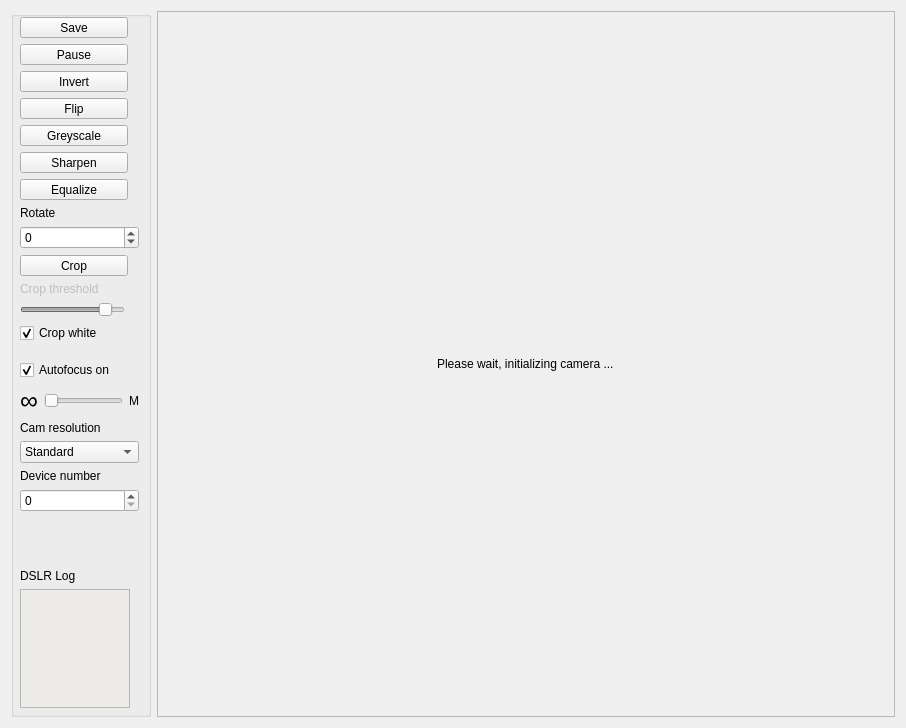
<?xml version="1.0" encoding="UTF-8"?>
<ui version="4.0">
 <class>Dialog</class>
 <widget class="QDialog" name="Dialog">
  <property name="geometry">
   <rect>
    <x>0</x>
    <y>0</y>
    <width>906</width>
    <height>728</height>
   </rect>
  </property>
  <property name="sizePolicy">
   <sizepolicy hsizetype="Expanding" vsizetype="Expanding">
    <horstretch>0</horstretch>
    <verstretch>0</verstretch>
   </sizepolicy>
  </property>
  <property name="windowTitle">
   <string>NegativeViewer 2.0 (c) Johannes Biermann</string>
  </property>
  <layout class="QHBoxLayout" name="horizontalLayout">
   <item>
    <widget class="QGroupBox" name="defaultGroupBox">
     <property name="sizePolicy">
      <sizepolicy hsizetype="Expanding" vsizetype="Expanding">
       <horstretch>0</horstretch>
       <verstretch>0</verstretch>
      </sizepolicy>
     </property>
     <property name="maximumSize">
      <size>
       <width>140</width>
       <height>16777215</height>
      </size>
     </property>
     <property name="title">
      <string/>
     </property>
     <layout class="QVBoxLayout" name="verticalLayout_2">
      <property name="leftMargin">
       <number>6</number>
      </property>
      <property name="topMargin">
       <number>0</number>
      </property>
      <property name="rightMargin">
       <number>9</number>
      </property>
      <property name="bottomMargin">
       <number>6</number>
      </property>
      <item>
       <widget class="QToolButton" name="btnSave">
        <property name="sizePolicy">
         <sizepolicy hsizetype="Fixed" vsizetype="Fixed">
          <horstretch>0</horstretch>
          <verstretch>0</verstretch>
         </sizepolicy>
        </property>
        <property name="styleSheet">
         <string notr="true">width: 100%;</string>
        </property>
        <property name="text">
         <string>Save</string>
        </property>
        <property name="icon">
         <iconset resource="qtressource.qrc">
          <normaloff>:/appimages/led-icons/drive_disk.png</normaloff>:/appimages/led-icons/drive_disk.png</iconset>
        </property>
        <property name="toolButtonStyle">
         <enum>Qt::ToolButtonTextBesideIcon</enum>
        </property>
       </widget>
      </item>
      <item>
       <widget class="QToolButton" name="btnPauseOrResume">
        <property name="styleSheet">
         <string notr="true">width: 100%;</string>
        </property>
        <property name="text">
         <string>Pause</string>
        </property>
        <property name="icon">
         <iconset resource="qtressource.qrc">
          <normaloff>:/appimages/led-icons/control_pause.png</normaloff>:/appimages/led-icons/control_pause.png</iconset>
        </property>
        <property name="checkable">
         <bool>true</bool>
        </property>
        <property name="toolButtonStyle">
         <enum>Qt::ToolButtonTextBesideIcon</enum>
        </property>
       </widget>
      </item>
      <item>
       <widget class="QToolButton" name="btnInvert">
        <property name="styleSheet">
         <string notr="true">width: 100%;</string>
        </property>
        <property name="text">
         <string>Invert</string>
        </property>
        <property name="icon">
         <iconset resource="qtressource.qrc">
          <normaloff>:/appimages/led-icons/invert.png</normaloff>:/appimages/led-icons/invert.png</iconset>
        </property>
        <property name="checkable">
         <bool>true</bool>
        </property>
        <property name="toolButtonStyle">
         <enum>Qt::ToolButtonTextBesideIcon</enum>
        </property>
       </widget>
      </item>
      <item>
       <widget class="QToolButton" name="btnFlip">
        <property name="styleSheet">
         <string notr="true">width: 100%;</string>
        </property>
        <property name="text">
         <string>Flip</string>
        </property>
        <property name="icon">
         <iconset resource="qtressource.qrc">
          <normaloff>:/appimages/led-icons/shape_flip_vertical.png</normaloff>:/appimages/led-icons/shape_flip_vertical.png</iconset>
        </property>
        <property name="checkable">
         <bool>true</bool>
        </property>
        <property name="toolButtonStyle">
         <enum>Qt::ToolButtonTextBesideIcon</enum>
        </property>
       </widget>
      </item>
      <item>
       <widget class="QToolButton" name="chkGreyscale">
        <property name="styleSheet">
         <string notr="true">width: 100%;</string>
        </property>
        <property name="text">
         <string>Greyscale</string>
        </property>
        <property name="icon">
         <iconset resource="qtressource.qrc">
          <normaloff>:/appimages/led-icons/color_swatch_2_grey.png</normaloff>:/appimages/led-icons/color_swatch_2_grey.png</iconset>
        </property>
        <property name="checkable">
         <bool>true</bool>
        </property>
        <property name="toolButtonStyle">
         <enum>Qt::ToolButtonTextBesideIcon</enum>
        </property>
       </widget>
      </item>
      <item>
       <widget class="QToolButton" name="chkSharpen">
        <property name="styleSheet">
         <string notr="true">width: 100%;</string>
        </property>
        <property name="text">
         <string>Sharpen</string>
        </property>
        <property name="icon">
         <iconset resource="qtressource.qrc">
          <normaloff>:/appimages/led-icons/stamp.png</normaloff>:/appimages/led-icons/stamp.png</iconset>
        </property>
        <property name="checkable">
         <bool>true</bool>
        </property>
        <property name="toolButtonStyle">
         <enum>Qt::ToolButtonTextBesideIcon</enum>
        </property>
       </widget>
      </item>
      <item>
       <widget class="QToolButton" name="chkEqualize">
        <property name="sizePolicy">
         <sizepolicy hsizetype="Maximum" vsizetype="Fixed">
          <horstretch>0</horstretch>
          <verstretch>0</verstretch>
         </sizepolicy>
        </property>
        <property name="styleSheet">
         <string notr="true">width: 100%;</string>
        </property>
        <property name="text">
         <string>Equalize</string>
        </property>
        <property name="icon">
         <iconset resource="qtressource.qrc">
          <normaloff>:/appimages/led-icons/contrast.png</normaloff>:/appimages/led-icons/contrast.png</iconset>
        </property>
        <property name="checkable">
         <bool>true</bool>
        </property>
        <property name="toolButtonStyle">
         <enum>Qt::ToolButtonTextBesideIcon</enum>
        </property>
       </widget>
      </item>
      <item>
       <widget class="QLabel" name="lblRotate">
        <property name="enabled">
         <bool>true</bool>
        </property>
        <property name="text">
         <string>Rotate</string>
        </property>
       </widget>
      </item>
      <item>
       <widget class="QSpinBox" name="rotateBox">
        <property name="minimum">
         <number>-360</number>
        </property>
        <property name="maximum">
         <number>360</number>
        </property>
        <property name="singleStep">
         <number>90</number>
        </property>
       </widget>
      </item>
      <item>
       <widget class="QToolButton" name="chkCrop">
        <property name="baseSize">
         <size>
          <width>0</width>
          <height>0</height>
         </size>
        </property>
        <property name="styleSheet">
         <string notr="true">width: 100%;</string>
        </property>
        <property name="text">
         <string>Crop</string>
        </property>
        <property name="icon">
         <iconset resource="qtressource.qrc">
          <normaloff>:/appimages/led-icons/ruler_crop.png</normaloff>:/appimages/led-icons/ruler_crop.png</iconset>
        </property>
        <property name="checkable">
         <bool>true</bool>
        </property>
        <property name="toolButtonStyle">
         <enum>Qt::ToolButtonTextBesideIcon</enum>
        </property>
       </widget>
      </item>
      <item>
       <widget class="QLabel" name="lblCropThreshold">
        <property name="enabled">
         <bool>false</bool>
        </property>
        <property name="text">
         <string>Crop threshold</string>
        </property>
       </widget>
      </item>
      <item>
       <widget class="QSlider" name="sldrCropThreshold">
        <property name="enabled">
         <bool>false</bool>
        </property>
        <property name="sizePolicy">
         <sizepolicy hsizetype="Fixed" vsizetype="Fixed">
          <horstretch>0</horstretch>
          <verstretch>0</verstretch>
         </sizepolicy>
        </property>
        <property name="minimumSize">
         <size>
          <width>105</width>
          <height>0</height>
         </size>
        </property>
        <property name="baseSize">
         <size>
          <width>0</width>
          <height>0</height>
         </size>
        </property>
        <property name="minimum">
         <number>10</number>
        </property>
        <property name="maximum">
         <number>230</number>
        </property>
        <property name="value">
         <number>200</number>
        </property>
        <property name="orientation">
         <enum>Qt::Horizontal</enum>
        </property>
       </widget>
      </item>
      <item>
       <widget class="QCheckBox" name="chkCropWhite">
        <property name="text">
         <string>Crop white</string>
        </property>
        <property name="checked">
         <bool>true</bool>
        </property>
       </widget>
      </item>
      <item>
       <widget class="QStackedWidget" name="toolbox">
        <property name="sizePolicy">
         <sizepolicy hsizetype="Minimum" vsizetype="Minimum">
          <horstretch>0</horstretch>
          <verstretch>0</verstretch>
         </sizepolicy>
        </property>
        <property name="minimumSize">
         <size>
          <width>0</width>
          <height>0</height>
         </size>
        </property>
        <property name="maximumSize">
         <size>
          <width>16777215</width>
          <height>16777215</height>
         </size>
        </property>
        <property name="currentIndex">
         <number>0</number>
        </property>
        <widget class="QWidget" name="webcam">
         <layout class="QVBoxLayout" name="verticalLayout">
          <property name="leftMargin">
           <number>0</number>
          </property>
          <property name="rightMargin">
           <number>0</number>
          </property>
          <item>
           <widget class="QCheckBox" name="chkAutoFocus">
            <property name="text">
             <string>Autofocus on</string>
            </property>
            <property name="checked">
             <bool>true</bool>
            </property>
           </widget>
          </item>
          <item>
           <layout class="QHBoxLayout" name="focusLayout">
            <item>
             <widget class="QLabel" name="lblInfinity">
              <property name="font">
               <font>
                <pointsize>19</pointsize>
               </font>
              </property>
              <property name="text">
               <string>∞</string>
              </property>
             </widget>
            </item>
            <item>
             <widget class="QSlider" name="sldrFocus">
              <property name="enabled">
               <bool>false</bool>
              </property>
              <property name="maximum">
               <number>100</number>
              </property>
              <property name="pageStep">
               <number>1</number>
              </property>
              <property name="value">
               <number>0</number>
              </property>
              <property name="orientation">
               <enum>Qt::Horizontal</enum>
              </property>
              <property name="invertedAppearance">
               <bool>false</bool>
              </property>
              <property name="invertedControls">
               <bool>false</bool>
              </property>
              <property name="tickPosition">
               <enum>QSlider::NoTicks</enum>
              </property>
              <property name="tickInterval">
               <number>10</number>
              </property>
             </widget>
            </item>
            <item>
             <widget class="QLabel" name="lblMacro">
              <property name="text">
               <string>M</string>
              </property>
             </widget>
            </item>
           </layout>
          </item>
          <item>
           <widget class="QLabel" name="lblResolution">
            <property name="text">
             <string>Cam resolution</string>
            </property>
           </widget>
          </item>
          <item>
           <widget class="QComboBox" name="selectCamResolution">
            <item>
             <property name="text">
              <string>Standard</string>
             </property>
            </item>
            <item>
             <property name="text">
              <string>1920x1080</string>
             </property>
            </item>
            <item>
             <property name="text">
              <string>1280x720</string>
             </property>
            </item>
            <item>
             <property name="text">
              <string>640x480</string>
             </property>
            </item>
           </widget>
          </item>
          <item>
           <widget class="QLabel" name="lblDevicenbr">
            <property name="text">
             <string>Device number</string>
            </property>
           </widget>
          </item>
          <item>
           <widget class="QSpinBox" name="camIndex"/>
          </item>
          <item>
           <spacer name="verticalSpacer">
            <property name="orientation">
             <enum>Qt::Vertical</enum>
            </property>
            <property name="sizeHint" stdset="0">
             <size>
              <width>20</width>
              <height>40</height>
             </size>
            </property>
           </spacer>
          </item>
         </layout>
        </widget>
        <widget class="QWidget" name="dslr">
         <layout class="QVBoxLayout" name="verticalLayout_3">
          <property name="leftMargin">
           <number>0</number>
          </property>
          <property name="topMargin">
           <number>9</number>
          </property>
          <property name="rightMargin">
           <number>0</number>
          </property>
          <item>
           <widget class="QToolButton" name="btnTakePhoto">
            <property name="styleSheet">
             <string notr="true">width: 100%;</string>
            </property>
            <property name="text">
             <string>Take Photo</string>
            </property>
            <property name="icon">
             <iconset resource="qtressource.qrc">
              <normaloff>:/appimages/led-icons/photo.png</normaloff>:/appimages/led-icons/photo.png</iconset>
            </property>
            <property name="toolButtonStyle">
             <enum>Qt::ToolButtonTextBesideIcon</enum>
            </property>
           </widget>
          </item>
          <item>
           <widget class="QToolButton" name="btnAutofocus">
            <property name="styleSheet">
             <string notr="true">width: 100%;</string>
            </property>
            <property name="text">
             <string>Autofocus</string>
            </property>
            <property name="icon">
             <iconset resource="qtressource.qrc">
              <normaloff>:/appimages/led-icons/eye.png</normaloff>:/appimages/led-icons/eye.png</iconset>
            </property>
            <property name="toolButtonStyle">
             <enum>Qt::ToolButtonTextBesideIcon</enum>
            </property>
           </widget>
          </item>
          <item>
           <widget class="QToolButton" name="btnFitToScreen">
            <property name="styleSheet">
             <string notr="true">width:100%;</string>
            </property>
            <property name="text">
             <string>Screen fit</string>
            </property>
            <property name="icon">
             <iconset resource="qtressource.qrc">
              <normaloff>:/appimages/led-icons/doc_resize_actual.png</normaloff>:/appimages/led-icons/doc_resize_actual.png</iconset>
            </property>
            <property name="checkable">
             <bool>true</bool>
            </property>
            <property name="toolButtonStyle">
             <enum>Qt::ToolButtonTextBesideIcon</enum>
            </property>
           </widget>
          </item>
          <item>
           <spacer name="bottomSpacer">
            <property name="orientation">
             <enum>Qt::Vertical</enum>
            </property>
            <property name="sizeHint" stdset="0">
             <size>
              <width>20</width>
              <height>40</height>
             </size>
            </property>
           </spacer>
          </item>
         </layout>
        </widget>
       </widget>
      </item>
      <item>
       <widget class="QLabel" name="lbldslrlog">
        <property name="text">
         <string>DSLR Log</string>
        </property>
       </widget>
      </item>
      <item>
       <widget class="QTextBrowser" name="gplog">
        <property name="maximumSize">
         <size>
          <width>110</width>
          <height>16777215</height>
         </size>
        </property>
        <property name="autoFillBackground">
         <bool>true</bool>
        </property>
        <property name="styleSheet">
         <string notr="true">background-color: rgb(238, 236, 232);</string>
        </property>
       </widget>
      </item>
     </layout>
    </widget>
   </item>
   <item>
    <widget class="QScrollArea" name="scrollArea">
     <property name="sizePolicy">
      <sizepolicy hsizetype="Expanding" vsizetype="Expanding">
       <horstretch>0</horstretch>
       <verstretch>0</verstretch>
      </sizepolicy>
     </property>
     <property name="widgetResizable">
      <bool>true</bool>
     </property>
     <widget class="QWidget" name="scrollAreaWidgetContents">
      <property name="geometry">
       <rect>
        <x>0</x>
        <y>0</y>
        <width>740</width>
        <height>708</height>
       </rect>
      </property>
      <property name="sizePolicy">
       <sizepolicy hsizetype="Expanding" vsizetype="Expanding">
        <horstretch>0</horstretch>
        <verstretch>0</verstretch>
       </sizepolicy>
      </property>
      <layout class="QHBoxLayout" name="horizontalLayout_2">
       <property name="spacing">
        <number>0</number>
       </property>
       <property name="margin">
        <number>0</number>
       </property>
       <item>
        <widget class="QLabel" name="frame">
         <property name="sizePolicy">
          <sizepolicy hsizetype="Fixed" vsizetype="Fixed">
           <horstretch>0</horstretch>
           <verstretch>0</verstretch>
          </sizepolicy>
         </property>
         <property name="autoFillBackground">
          <bool>true</bool>
         </property>
         <property name="text">
          <string>Please wait, initializing camera ...</string>
         </property>
         <property name="alignment">
          <set>Qt::AlignLeading|Qt::AlignLeft|Qt::AlignTop</set>
         </property>
        </widget>
       </item>
      </layout>
     </widget>
    </widget>
   </item>
  </layout>
 </widget>
 <layoutdefault spacing="6" margin="11"/>
 <resources>
  <include location="qtressource.qrc"/>
 </resources>
 <connections/>
</ui>
